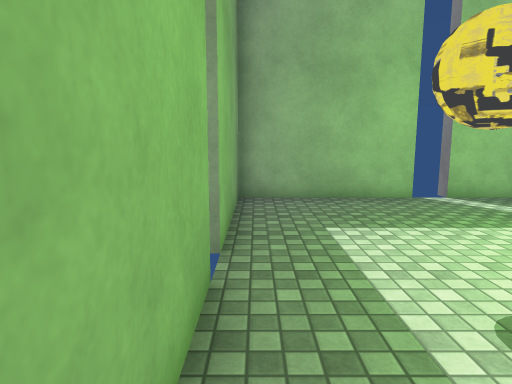
View 1 (above)

15 first-person views from a walk through a scene from a Unity 3-D project. The camera is 1.5 m above the floor, tilts 8° down and sees 75° across. The floor is counted in squares, 1 m on a side. Each view is taken from the middle of a square. On the plan, view 1 faces up. The plan holds only what a view shows up to about 15 squares ahead; the rest is blank. The place goes on beyond the plan. Some surface patterns are stand-ins.

View 2
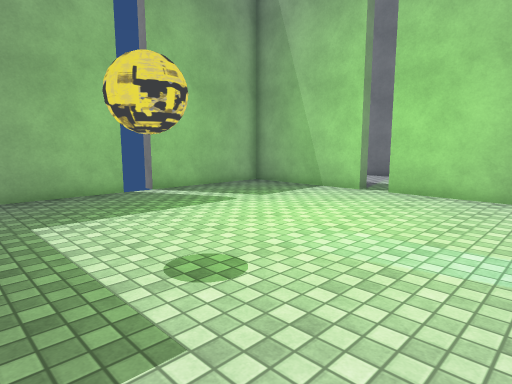

View 3
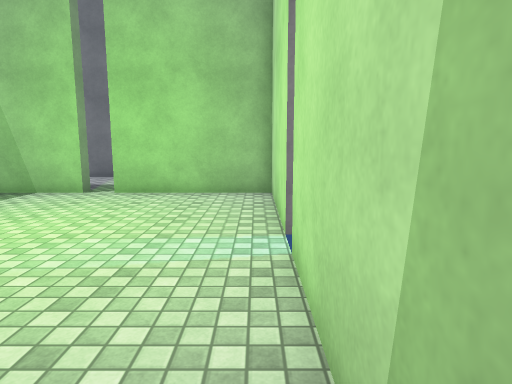

View 4
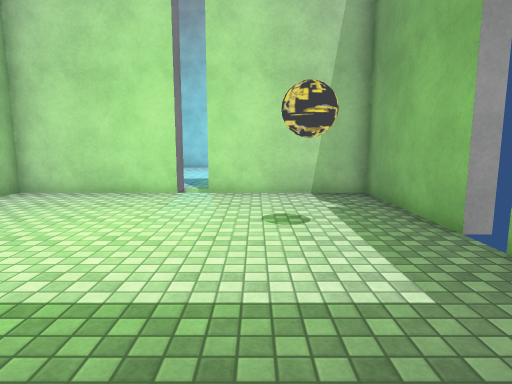

View 5
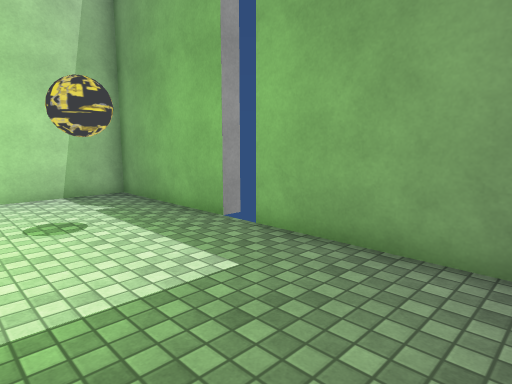

View 6
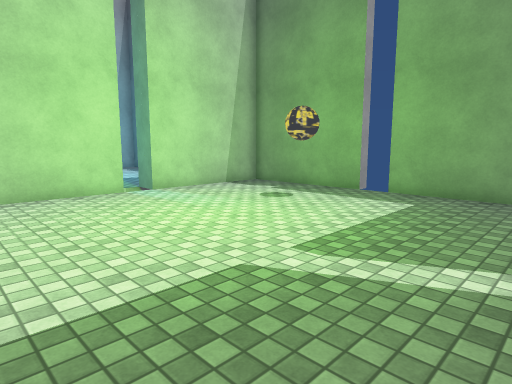

View 7
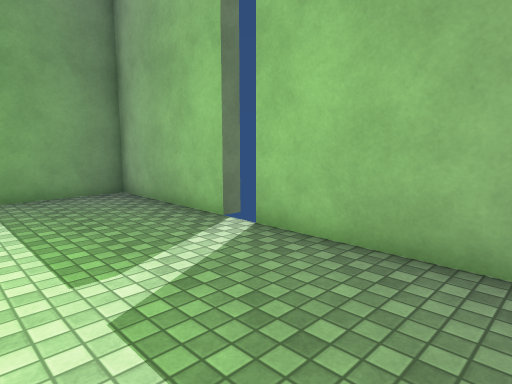

View 8
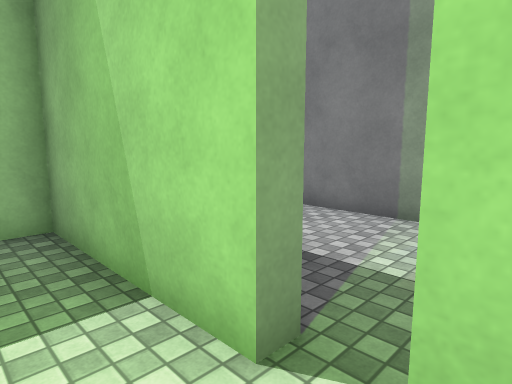

View 9
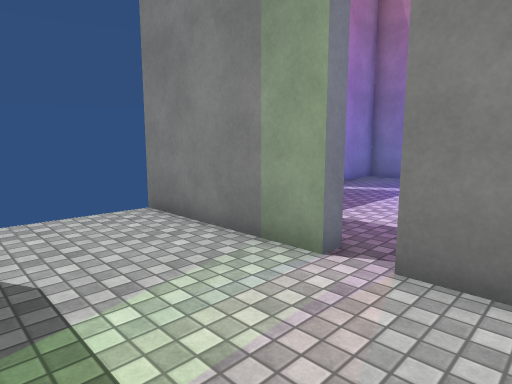

View 10
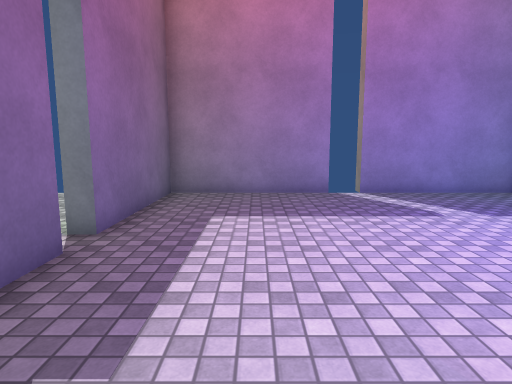

View 11
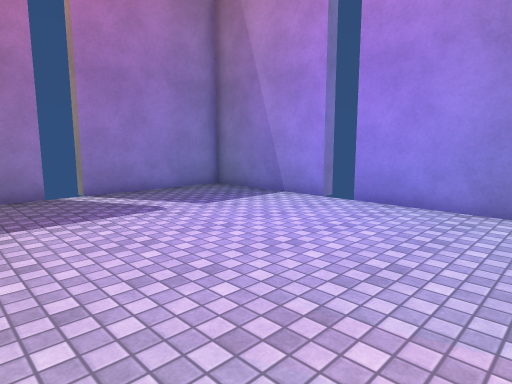

View 12
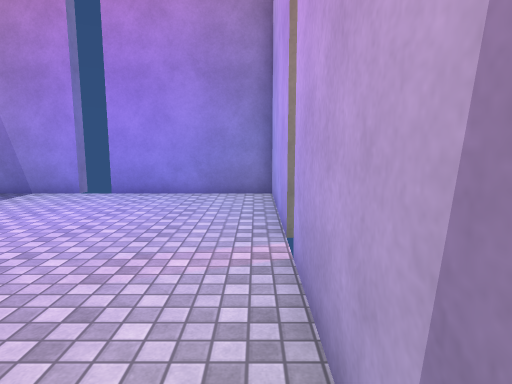

View 13
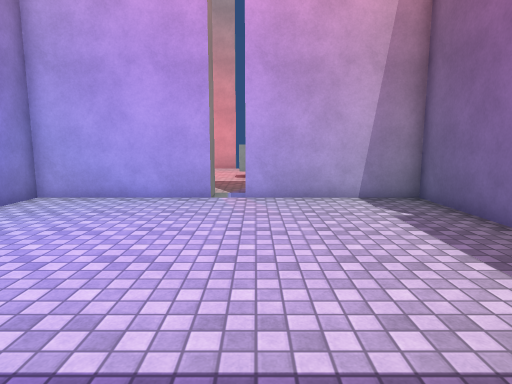

View 14
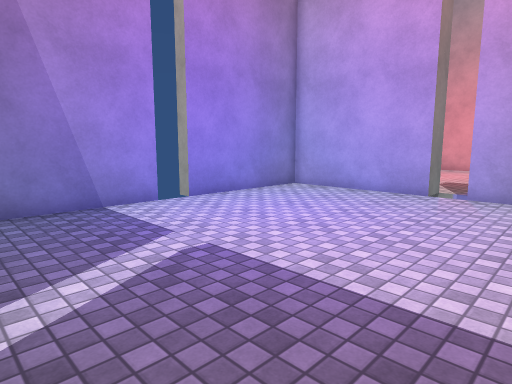

View 15
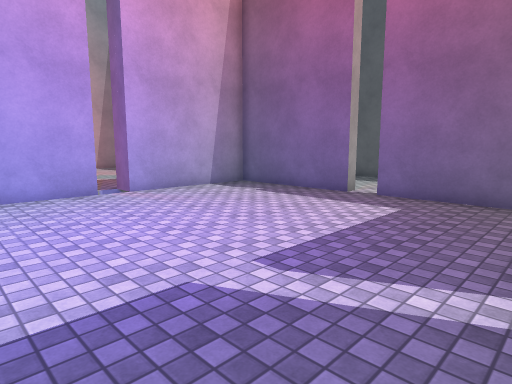

### Floor plan
Points are (right, up) in squares from view 1. A wall is a line through its corners. A room is listed if a view was taken in it or the views show most of it. See-through windows are left out.
Room 1 (views 1, 2, 3, 4, 5, 6, 7, 8)
walls: (-0.5, 3.5) (-0.5, -1.5) (4.5, -1.5); (4.5, 9.5) (-0.5, 9.5) (-0.5, 4.5); (5.5, -1.5) (10.5, -1.5) (10.5, 3.5); (10.5, 4.5) (10.5, 9.5) (5.5, 9.5)
ways out: opening at (11, 4) to room 2
Room 2 (view 9)
walls: (11.1, 4.5) (10.5, 4.5); (15.8, 2.4) (15.8, 3.5) (16.3, 3.5); (16.3, 4.5) (15.8, 4.5) (15.8, 9.5)
ways out: opening at (11, 4) to room 1; opening at (16, 4) to room 3
Room 3 (views 10, 11, 12, 13, 14, 15)
walls: (27.2, 3.5) (27.9, 3.5); (22.3, -1.5) (27.3, -1.5) (27.3, 9.5) (22.3, 9.5); (21.4, 9.5) (16.3, 9.5) (16.3, 4.5); (16.3, 3.5) (16.3, -1.5) (21.3, -1.5); (27.9, 4.5) (27.2, 4.5)
ways out: opening at (16, 4) to room 2; opening at (22, -2); gap at (21, -2); gap at (21, 10)

Where each view was taken, in squares from view 1:
view 1: 0 up, 0 right, facing up
view 2: 1 down, 0 right, facing up-right
view 3: 1 down, 0 right, facing right
view 4: 9 up, 3 right, facing down
view 5: 9 up, 4 right, facing down-left
view 6: 9 up, 10 right, facing down-left
view 7: 5 up, 10 right, facing up-left
view 8: 3 up, 9 right, facing up-right
view 9: 2 up, 12 right, facing up-right
view 10: 1 down, 19 right, facing up
view 11: 1 down, 19 right, facing up-right
view 12: 1 down, 17 right, facing right
view 13: 8 up, 21 right, facing down
view 14: 9 up, 19 right, facing down-right
view 15: 9 up, 26 right, facing down-left
